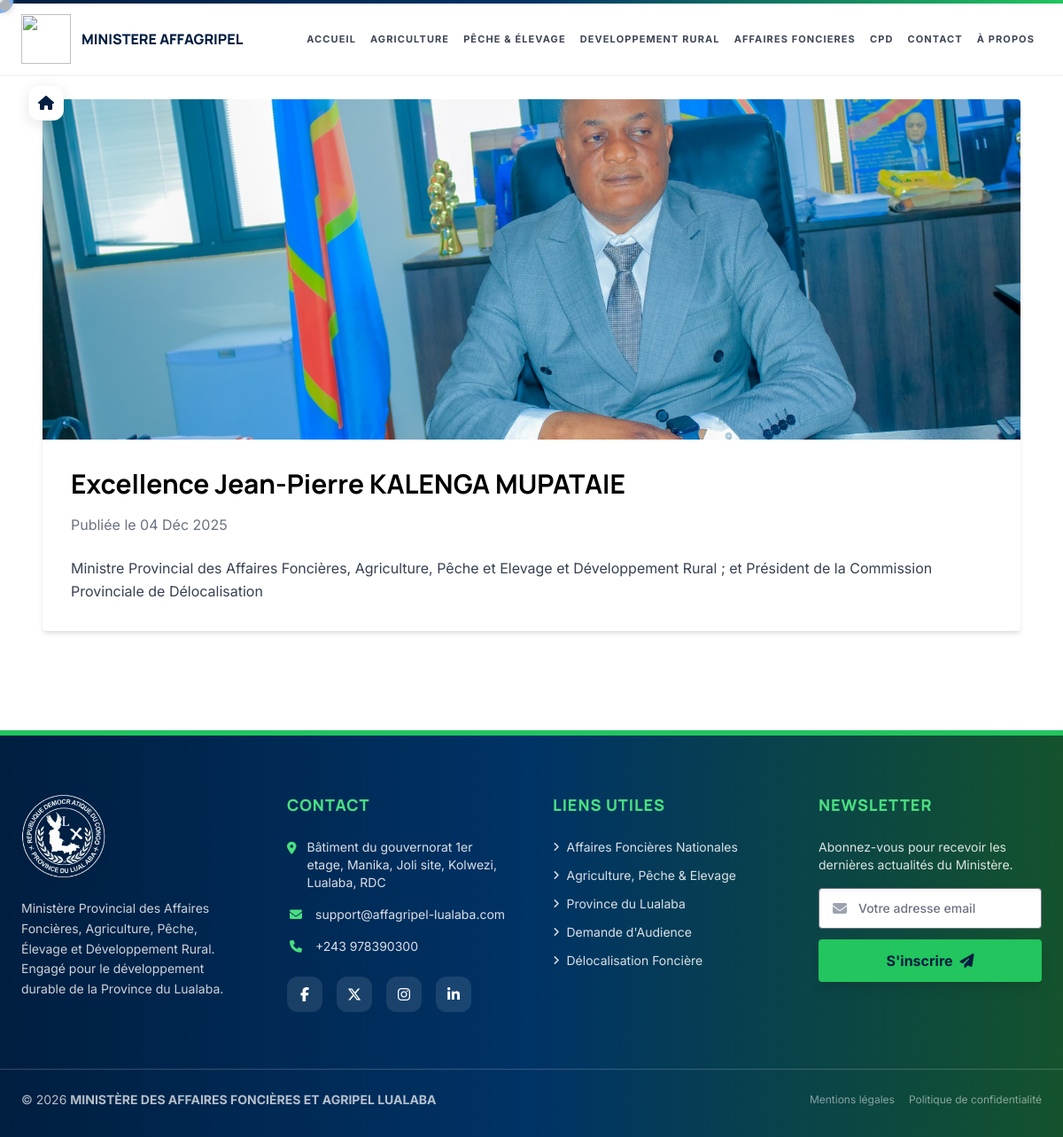
Page /publication/1/ on the committed database.
### core/models.py (models this page shows, shortened)
class Publication(models.Model):
    titre = models.CharField(max_length=255)
    image = models.ImageField(upload_to='publications/')  # Les images seront stockées dans media/publications/
    date_publication = models.DateField()
    description = models.TextField(blank=True, null=True)  # Optionnel, pour ajouter plus de détails

### core/views.py (the view)
# urls.py: path('publication/<int:pk>/', publication_detail, name='publication_detail'),
def publication_detail(request, pk):
    publication = get_object_or_404(Publication, pk=pk)
    return render(request, 'index.html', {
        'publication': publication,
        'content': 'publication',
        'page_title': publication.titre,
        'page_description': publication.description[:150] + '...' if publication.description else 'Détails de la publication AFFAGRIPEL Lualaba.'
    })

### core/templates/index.html (shortened to what this page needs)
{% load static %}
<html>
<head>
  <script src="https://cdn.tailwindcss.com?plugins=forms,container-queries"></script>
  <link rel="stylesheet" href="https://cdnjs.cloudflare.com/ajax/libs/font-awesome/6.5.0/css/all.min.css">
  <link rel="stylesheet" href="{% static 'style.css' %}">
  <script id="tailwind-config">
    tailwind.config = {
      darkMode: "class",
      theme: {
        extend: {
          colors: {
            "surface-container": "#eceeef",
            "on-primary-container": "#799dd6",
            "on-primary": "#ffffff",
            "secondary-fixed": "#cbe7f5",
            "on-tertiary": "#ffffff",
            "on-tertiary-fixed": "#341100",
            "secondary-container": "#cbe7f5",
            "error-container": "#ffdad6",
            "surface-tint": "#3a5f94",
            "tertiary-fixed": "#ffdbca",
            "on-secondary-fixed-variant": "#304a55",
            "outline-variant": "#c3c6d1",
            "inverse-on-surface": "#eff1f2",
            "surface-container-low": "#f2f4f5",
            "surface-container-high": "#e6e8e9",
            "surface": "#f8fafb",
            "on-secondary": "#ffffff",
            "on-tertiary-fixed-variant": "#723610",
            "tertiary-fixed-dim": "#ffb690",
            "surface-variant": "#e1e3e4",
            "surface-container-lowest": "#ffffff",
            "on-primary-fixed": "#001b3c",
            "on-secondary-container": "#4e6874",
            "background": "#f8fafb",
            "primary-fixed-dim": "#a7c8ff",
            "primary": "#001e40",
            "on-tertiary-container": "#d8885c",
            "on-error": "#ffffff",
            "tertiary-container": "#592300",
            "on-surface": "#191c1d",
            "inverse-primary": "#a7c8ff",
            "on-secondary-fixed": "#021f29",
            "surface-dim": "#d8dadb",
            "on-background": "#191c1d",
            "surface-bright": "#f8fafb",
            "error": "#ba1a1a",
            "secondary": "#48626e",
            "on-error-container": "#93000a",
            "tertiary": "#381300",
            "primary-container": "#003366",
            "inverse-surface": "#2e3132",
            "primary-fixed": "#d5e3ff",
            "secondary-fixed-dim": "#afcbd8",
            "on-primary-fixed-variant": "#1f477b",
            "surface-container-highest": "#e1e3e4",
            "on-surface-variant": "#43474f",
            "outline": "#737780"
          },
          fontFamily: {
            "headline": ["Manrope"],
            "body": ["Inter"],
            "label": ["Inter"]
          },
          borderRadius: { "DEFAULT": "0.125rem", "lg": "0.25rem", "xl": "0.5rem", "full": "0.75rem" },
        },
      },
    }
  </script>
</head>
<body class="overflow-hidden">
  {% include 'header.html' %}
  <div class="pt-16"></div>
  <main class="flex-1 relative">
    {% if content != 'home' %}
    <a href="{% url 'home' %}" aria-label="Retour à l'accueil"
      class="fixed left-4 lg:left-8 top-20 lg:top-24 z-30 bg-white border border-gray-100/50 text-[#001e40] w-10 h-10 rounded-full shadow-[0_4px_15px_rgba(0,0,0,0.1)] flex items-center justify-center hover:bg-[#001e40] hover:text-green-400 transition-all duration-300 group">
      <i class="fa-solid fa-house transition-transform duration-300 group-hover:scale-110"></i>
    </a>
    {% endif %}
    {% if content == 'home' %}
    {% include 'slide.html' %}
    {% elif content == 'publication' %}
    {% include 'publication_details.html' %}
    {% elif content == 'agriculture' %}
    {% include 'agriculture.html' %}
    {% elif content == 'devRural' %}
    {% include 'devRural.html' %}
    {% elif content == 'pecheElevage' %}
    {% include 'pecheElevage.html' %}
    {% elif content == 'apropos' %}
    {% include 'apropos.html' %}
    {% elif content == 'contact' %}
    {% include 'form_audience.html' %}
    {% elif content == 'demandeAudience' %}
    {% include 'form_audience.html' %}
    {% elif content == 'aff_fonciere' %}
    {% include 'aff_fonciere.html' %}
    {% elif content == 'cpd' %}
    {% include 'cpd.html' %}
    {% elif content == '401' %}
    {% include '401.html' %}
    {% elif content == '403' %}
    {% include '403.html' %}
    {% elif content == '500' %}
    {% include '500.html' %}
    {% else %}
    {% include '404.html' %}
    {% endif %}
  </main>
  <footer
    class="bg-gradient-to-r from-[#001e40] via-[#003366] to-green-900 text-white mt-16 pt-16 pb-8 border-t-[6px] border-green-500">
    <div class="max-w-7xl mx-auto px-6 grid grid-cols-1 md:grid-cols-4 gap-12">
      <div class="md:col-span-1">
        <img src="{% static 'images/logoclean.png' %}" class="h-24 mb-6 object-contain filter drop-shadow-lg"
          alt="AFFAGRIPEL LUALABA">
        <p class="text-white/80 text-sm leading-relaxed font-['Inter']">
          Ministère Provincial des Affaires Foncières, Agriculture, Pêche, Élevage et Développement Rural.
          Engagé pour le développement durable de la Province du Lualaba.
        </p>
      </div>
      <div>
        <h3 class="font-extrabold text-lg mb-6 text-green-400 font-['Manrope'] uppercase tracking-wider">Contact</h3>
        <ul class="space-y-4 text-sm font-['Inter'] text-white/85">
          <li class="flex items-start gap-3">
            <i class="fa-solid fa-location-dot mt-1 text-green-400 w-5 text-center"></i>
            <span>Bâtiment du gouvernorat 1er etage, Manika, Joli site, Kolwezi, Lualaba, RDC</span>
          </li>
          <li>
            <a class="hover:text-green-300 transition-colors flex items-center gap-3 w-max"
              href="mailto:contact@affagripel-lualaba.cd">
              <i class="fa-solid fa-envelope text-green-400 w-5 text-center"></i> support@affagripel-lualaba.com
            </a>
          </li>
          <li>
            <a class="hover:text-green-300 transition-colors flex items-center gap-3 w-max" href="tel:+243978390300">
              <i class="fa-solid fa-phone text-green-400 w-5 text-center"></i> +243 978390300
            </a>
          </li>
        </ul>
        <div class="flex gap-4 mt-6">
          <a class="w-10 h-10 rounded-full bg-white/10 flex items-center justify-center hover:bg-green-500 hover:text-[#001e40] transition-all"
            href="#"><i class="fa-brands fa-facebook-f"></i></a>
          <a class="w-10 h-10 rounded-full bg-white/10 flex items-center justify-center hover:bg-green-500 hover:text-[#001e40] transition-all"
            href="#"><i class="fa-brands fa-x-twitter"></i></a>
          <a class="w-10 h-10 rounded-full bg-white/10 flex items-center justify-center hover:bg-green-500 hover:text-[#001e40] transition-all"
            href="#"><i class="fa-brands fa-instagram"></i></a>
          <a class="w-10 h-10 rounded-full bg-white/10 flex items-center justify-center hover:bg-green-500 hover:text-[#001e40] transition-all"
            href="#"><i class="fa-brands fa-linkedin-in"></i></a>
        </div>
      </div>
      <div>
        <h3 class="font-extrabold text-lg mb-6 text-green-400 font-['Manrope'] uppercase tracking-wider">Liens utiles
        </h3>
        <ul class="space-y-3 text-sm font-['Inter'] text-white/85">
          <li><a class="hover:text-green-300 transition-colors flex items-center gap-2"
              href="https://affairesfoncieres.gouv.cd/" target="_blank"><i class="fa-solid fa-angle-right text-xs"></i>
              Affaires Foncières Nationales</a></li>
          <li><a class="hover:text-green-300 transition-colors flex items-center gap-2"
              href="https://agriculture.gouv.cd/" target="_blank"><i class="fa-solid fa-angle-right text-xs"></i>
              Agriculture, Pêche & Elevage</a></li>
          <li><a class="hover:text-green-300 transition-colors flex items-center gap-2" href="#"><i
                class="fa-solid fa-angle-right text-xs"></i> Province du Lualaba</a></li>
          <li><a class="hover:text-green-300 transition-colors flex items-center gap-2" href="{% url 'contact' %}"><i
                class="fa-solid fa-angle-right text-xs"></i> Demande d'Audience</a></li>
          <li><a class="hover:text-green-300 transition-colors flex items-center gap-2"
              href="{% url 'aff_fonciere' %}"><i class="fa-solid fa-angle-right text-xs"></i> Délocalisation
              Foncière</a></li>
        </ul>
      </div>
      <div>
        <h3 class="font-extrabold text-lg mb-6 text-green-400 font-['Manrope'] uppercase tracking-wider">Newsletter</h3>
        <p class="text-sm font-['Inter'] text-white/85 mb-4">Abonnez-vous pour recevoir les dernières actualités du
          Ministère.</p>
        <form class="flex flex-col gap-3" method="POST" action="{% url 'subscribe_newsletter' %}">
          <div class="relative">
            <i class="fa-solid fa-envelope absolute left-4 top-1/2 transform -translate-y-1/2 text-gray-400"></i>
            <input name="email"
              class="w-full pl-11 pr-4 py-3 rounded-lg text-[#001e40] focus:outline-none focus:ring-2 focus:ring-green-400 text-sm font-medium shadow-inner"
              type="email" placeholder="Votre adresse email" required />
          </div>
          <button
            class="bg-green-500 text-[#001e40] px-4 py-3 rounded-lg font-bold hover:bg-green-400 transition-colors shadow-lg flex items-center justify-center gap-2"
            type="submit">
            S'inscrire <i class="fa-solid fa-paper-plane"></i>
          </button>
        </form>
      </div>
    </div>
    <div
      class="max-w-7xl mx-auto px-6 mt-16 pt-6 border-t border-white/20 flex flex-col md:flex-row items-center justify-between gap-4">
      <p class="font-['Inter'] text-white/70 text-sm">
        &copy; {% now "Y" %}
        <strong>MINISTÈRE DES AFFAIRES FONCIÈRES ET AGRIPEL LUALABA</strong>
      </p>
      <div class="flex items-center gap-4 text-white/50 text-xs">
        <a href="#" class="hover:text-white transition-colors">Mentions légales</a>
        <a href="#" class="hover:text-white transition-colors">Politique de confidentialité</a>
      </div>
    </div>
  </footer>
</body>
</html>

### core/templates/header.html (shortened to what this page needs)
{% load static %}
<header id="navbar"
  class="w-full fixed mb-1 top-0 left-0 z-40 bg-white shadow-sm border-b border-gray-100 transition-all duration-300">
  <div class="max-w-[1400px] mx-auto px-4 sm:px-6 flex items-center justify-between h-16 sm:h-20 py-2">
    <a href="{% url 'home' %}" class="flex items-center gap-2 lg:gap-3 flex-shrink-0">
      <img src="{% static 'images/logo_affagripel.png' %}"
        class="h-10 w-10 sm:h-12 sm:w-12 lg:h-14 lg:w-14 object-contain">
      <div class="flex xl:hidden flex-col justify-center font-black text-[#001e40]">
        <span class="text-sm sm:text-base font-['Manrope']">MINISTERE AFFAGRIPEL</span>
      </div>
    </a>
    <nav class="hidden lg:block ml-auto mr-0 xl:mr-4">
      <ul
        class="flex items-center text-[11px] xl:text-[12px] 2xl:text-[13px] font-bold tracking-widest uppercase font-['Inter']">
        <li><a href="{% url 'home' %}"
            class="nav-link px-2 xl:px-4 h-16 sm:h-20 flex items-center {% if request.resolver_match.url_name == 'home' %}active-link{% endif %}">ACCUEIL</a>
        </li>
        <li><a href="{% url 'agriculture' %}"
            class="nav-link px-2 xl:px-4 h-16 sm:h-20 flex items-center {% if request.resolver_match.url_name == 'agriculture' %}active-link{% endif %}">AGRICULTURE</a>
        </li>
        <li><a href="{% url 'peche_et_elevage' %}"
            class="nav-link px-2 xl:px-4 h-16 sm:h-20 flex items-center {% if request.resolver_match.url_name == 'peche_et_elevage' %}active-link{% endif %}">PÊCHE
            & ÉLEVAGE</a></li>
        <li><a href="{% url 'devRural' %}"
            class="nav-link px-2 xl:px-4 h-16 sm:h-20 flex items-center {% if request.resolver_match.url_name == 'devRural' %}active-link{% endif %}">DEVELOPPEMENT
            RURAL</a></li>
        <li><a href="{% url 'aff_fonciere' %}"
            class="nav-link px-2 xl:px-4 h-16 sm:h-20 flex items-center {% if request.resolver_match.url_name == 'aff_fonciere' %}active-link{% endif %}">AFFAIRES
            FONCIERES</a>
        </li>
        <li><a href="{% url 'cpd' %}"
            class="nav-link px-2 xl:px-4 h-16 sm:h-20 flex items-center {% if request.resolver_match.url_name == 'cpd' %}active-link{% endif %}">CPD</a>
        </li>
        <li><a href="{% url 'contact' %}"
            class="nav-link px-2 xl:px-4 h-16 sm:h-20 flex items-center {% if request.resolver_match.url_name == 'contact' %}active-link{% endif %}">CONTACT</a>
        </li>
        <li><a href="{% url 'apropos' %}"
            class="nav-link px-2 xl:px-4 h-16 sm:h-20 flex items-center {% if request.resolver_match.url_name == 'apropos' %}active-link{% endif %}">À
            PROPOS</a></li>
      </ul>
    </nav>
  </div>
</header>

### core/templates/publication_details.html
{% load static %}
<section class="max-w-6xl mx-auto px-6 py-12">
  <div class="bg-white rounded-lg shadow-md overflow-hidden">
    <img src="{{ publication.image.url }}" alt="{{ publication.titre }}" class="w-full h-96 object-cover">
    <div class="p-8">
      <h1 class="text-3xl font-bold mb-4">{{ publication.titre }}</h1>
      <p class="text-gray-500 mb-6">Publiée le {{ publication.date_publication|date:"d M Y" }}</p>
      <div class="text-gray-700 leading-relaxed">
        {{ publication.description|linebreaks }}
      </div>
    </div>
  </div>
</section>

### static/style.css (style rules this page uses)
body { cursor: none; }
footer img { filter: brightness(0) invert(1); }

### core/templates/index.html (style rules this page uses)
body { font-family: 'Inter', sans-serif; }
h1, h2, h3, .brand-font { font-family: 'Manrope', sans-serif; }

### core/templates/header.html (style rules this page uses)
.nav-link { transition: all 0.3s ease; color: #3e4555; }

### rows in the picture
Publication: image (picture), titre "Excellence Jean-Pierre KALENGA MUPATAIE", date_publication "04 Déc 2025", description "Ministre Provincial des Affaires Foncières, Agriculture, Pêche et Elevage et Développement Rural ; et Président de la Commission Provinciale de Délocalisation"
